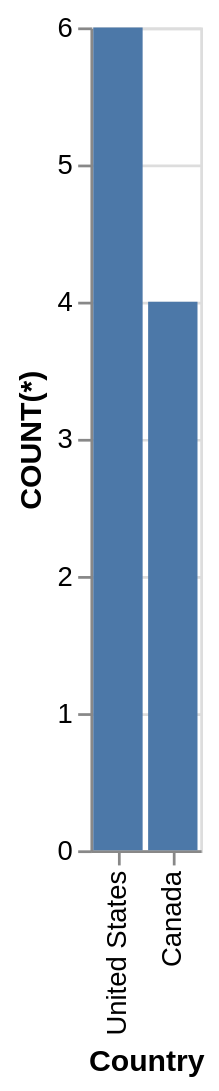

Write a Vega-Lite specification for this figure.
### Vega-Lite specification from a JSON file in a GitHub repository (floating-point values rounded to 4 significant figures)
{"data": {"values": [{"x_data": "United States", "y_data": 6}, {"x_data": "Canada", "y_data": 4}]}, "mark": "bar", "encoding": {"x": {"field": "x_data", "type": "nominal", "title": "Country", "sort": "descending"}, "y": {"field": "y_data", "type": "quantitative", "title": "COUNT(*)"}}}
